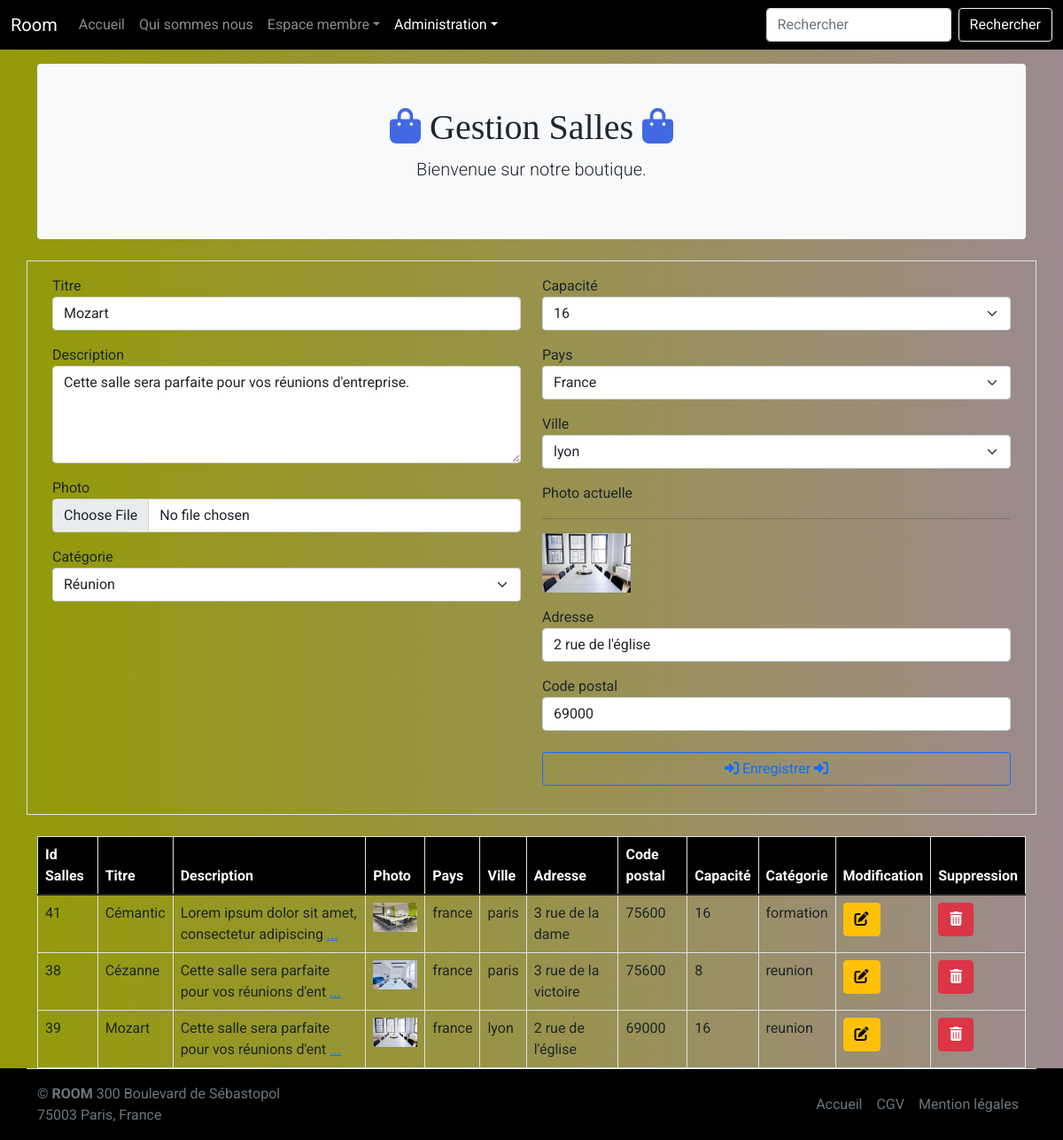
The page /admin/gestion_salles.php?action=modifier&id_salle=39 (signed in) on the database its author committed.
### tables this page shows
CREATE TABLE `salle` (
  `id_salle` int(3) NOT NULL,
  `titre` varchar(255) NOT NULL,
  `description` text NOT NULL,
  `photo` varchar(255) NOT NULL,
  `pays` varchar(255) NOT NULL,
  `ville` varchar(255) NOT NULL,
  `adresse` varchar(255) NOT NULL,
  `cp` varchar(5) NOT NULL,
  `capacite` int(3) NOT NULL,
  `categorie` enum('reunion','bureau','formation') NOT NULL
);

### admin/gestion_salles.php (the view, shortened to what this page needs)
<?php
include '../inc/init.inc.php';
$titre = '';
$description = '';
$ville = '';
$adresse = '';
$cp = '';
$capacite = '';
if (isset($_GET['action']) && $_GET['action'] == 'modifier' && !empty($_GET['id_salle'])) {
    $recup_salle = $pdo->prepare("SELECT * FROM salle WHERE id_salle = :id_salle");
    $recup_salle->bindParam(':id_salle', $_GET['id_salle'], PDO::PARAM_STR);
    $recup_salle->execute();
    if ($recup_salle->rowCount() > 0) {
        $infos_salle = $recup_salle->fetch(PDO::FETCH_ASSOC);
        $titre = $infos_salle['titre'];
        $description = $infos_salle['description'];
        $photo_actuelle = $infos_salle['photo'];
        $ville = $infos_salle['ville'];
        $adresse = $infos_salle['adresse'];
        $cp = $infos_salle['cp'];
        $capacite = $infos_salle['capacite'];
    }
}
$liste_salle = $pdo->query("SELECT * FROM salle ORDER BY titre");
include '../inc/header.inc.php';
include '../inc/nav.inc.php';
?>
<div class="bg-light p-5 rounded text-center">
    <h1><i class="fa-solid fa-bag-shopping text-royalblue"></i> Gestion Salles <i class="fa-solid fa-bag-shopping text-royalblue"></i></h1>
    <p class="lead">Bienvenue sur notre boutique.</p>
</div>
<div class="row mt-4">
    <div class="col-12">
        <form method="post" action="" class="border p-3 row" enctype="multipart/form-data">
            <div class="col-sm-6">
                <div class="mb-3">
                    <label for="titre">Titre</label>
                    <input type="text" name="titre" id="titre" class="form-control" value="<?= $titre; ?>">
                </div>
                <div class="mb-3">
                    <label for="description">Description</label>
                    <textarea name="description" id="description" class="form-control" rows="4"><?= $description; ?></textarea>
                </div>
                <div class="mb-3">
                    <label for="photo">Photo</label>
                    <input type="file" name="photo" id="photo" class="form-control">
                </div>
                <div class="mb-3">
                    <label for="categorie">Catégorie</label>
                    <select name="categorie" id="categorie" class="form-select">
                        <option>Réunion</option>
                    </select>
                </div>
            </div>
            <div class="col-sm-6">
                <div class="mb-3">
                    <label for="capacite">Capacité</label>
                    <select name="capacite" id="capacite" class="form-select">
                        <option <?php if ($capacite == '16') {
                                    echo ' selected ';
                                } ?>>16</option>
                    </select>
                </div>
                <div class="mb-3">
                    <label for="pays">Pays</label>
                    <select name="pays" id="pays" class="form-select">
                        <option value="france">France</option>
                    </select>
                </div>
                <div class="mb-3">
                    <label for="ville">Ville</label>
                    <select name="ville" id="ville" class="form-select">
                        <option value="lyon" <?php if ($ville == 'lyon') {
                                                    echo ' selected ';
                                                } ?>>lyon</option>
                    </select>
                </div>
                <?php
                if (!empty($photo_actuelle)) {
                    echo '<div class="mb-3">';
                    echo '<label for="photo_actuelle">Photo actuelle</label><hr>';
                    echo '<img src="' . URL . 'assets/img/' . $photo_actuelle . '" width="100">';
                    echo '</div>';
                }
                ?>
                <div class="mb-3">
                    <label for="adresse">Adresse</label>
                    <input type="text" name="adresse" id="adresse" class="form-control" value="<?= $adresse; ?>">
                </div>
                <div class="mb-4">
                    <label for="cp">Code postal</label>
                    <input type="text" name="cp" id="cp" class="form-control" value="<?= $cp; ?>">
                </div>
                <div class="mb-3">
                    <button type="submit" id="enregistrement_produit" class="w-100 btn btn-outline-primary"><i class="fa-solid fa-right-to-bracket"></i> Enregistrer <i class="fa-solid fa-right-to-bracket"></i></button>
                </div>
            </div>
        </form>
    </div>
</div>
<div class="row mt-4">
    <div class="col-sm-12">
        <table class="table table-bordered">
            <thead class="bg-royalblue text-white">
                <tr>
                    <th>Id Salles</th>
                    <th>Titre</th>
                    <th>Description</th>
                    <th>Photo</th>
                    <th>Pays</th>
                    <th>Ville</th>
                    <th>Adresse</th>
                    <th>Code postal</th>
                    <th>Capacité</th>
                    <th>Catégorie</th>
                    <th>Modification</th>
                    <th>Suppression</th>
                </tr>
            </thead>
            <tbody>
                <?php
                while ($ligne = $liste_salle->fetch(PDO::FETCH_ASSOC)) {
                    echo '<tr>';
                    echo '<td>' . $ligne['id_salle'] . '</td>';
                    echo '<td>' . $ligne['titre'] . '</td>';
                    echo '<td>' . substr($ligne['description'], 0, 50) . ' <a href="#">...</a></td>';
                    echo '<td><img src="' . URL . 'assets/img/' . $ligne['photo'] . '" width="50"></td>';
                    echo '<td>' . $ligne['pays'] . '</td>';
                    echo '<td>' . $ligne['ville'] . '</td>';
                    echo '<td>' . $ligne['adresse'] . '</td>';
                    echo '<td>' . $ligne['cp'] . '</td>';
                    echo '<td>' . $ligne['capacite'] . '</td>';
                    echo '<td>' . $ligne['categorie'] . '</td>';
                    echo '<td><a href="?action=modifier&id_salle=' . $ligne['id_salle'] . '" class="btn btn-warning"><i class="fa-solid fa-pen-to-square"></i></a></td>';
                    echo '<td><a href="?action=supprimer&id_salle=' . $ligne['id_salle'] . '" class="btn btn-danger" onclick="return(confirm(\'Etes-vous sûr de vouloir supprimer cette salle ?\'))"><i class="fa-solid fa-trash-can"></i></a></td>';
                    echo '</tr>';
                }
                ?>
            </tbody>
        </table>
    </div>
</div>
<?php
include '../inc/footer.inc.php';

### assets/css/style.css (style rules this page uses)
body { min-height: 75rem; padding-top: 4.5rem; background: linear-gradient(to right, rgb(147, 155, 6), rgb(155, 139, 143)); }
.bg-royalblue, footer { background-color: rgb(0, 0, 0); }
.text-royalblue { color: royalblue; }
* { font-family: 'Roboto', sans-serif; }
h1, h2, h3, h4, h5, h6 { font-family: 'Playfair Display', serif; }

### rows shown on the page
salle: titre "Mozart", description "Cette salle sera parfaite pour vos réunions d'entreprise.", capacite "16", ville "lyon", photo (picture), adresse "2 rue de l'église", cp "69000", id_salle "39", description "Cette salle sera parfaite pour vos réunions d'ent", pays "france", categorie "reunion"
salle: id_salle "41", titre "Cémantic", description "Lorem ipsum dolor sit amet, consectetur adipiscing", photo (picture), pays "france", ville "paris", adresse "3 rue de la dame", cp "75600", capacite "16", categorie "formation"
salle: id_salle "38", titre "Cézanne", description "Cette salle sera parfaite pour vos réunions d'ent", photo (picture), pays "france", ville "paris", adresse "3 rue de la victoire", cp "75600", capacite "8", categorie "reunion"
